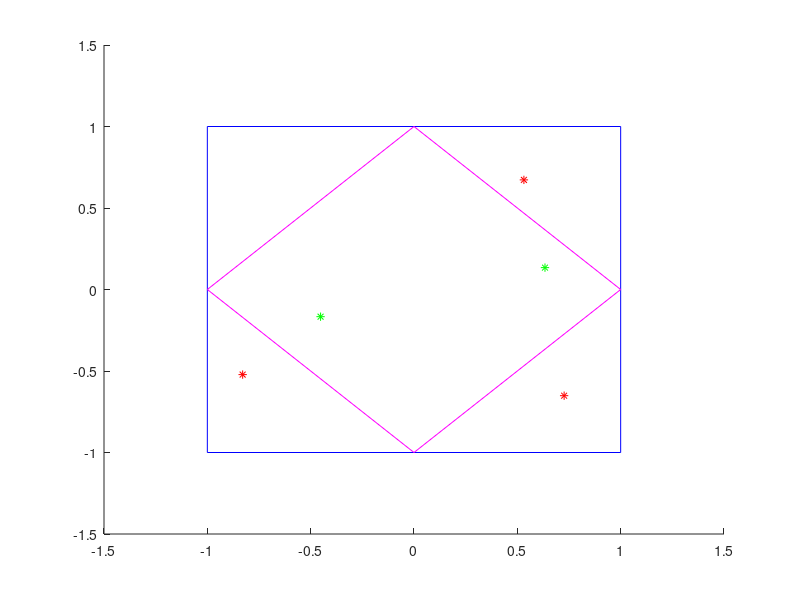

The MATLAB script that drew this image:
x1 = 1;y1 = 0;
x2 = 0;y2 = - 1;
x3 = -1;y3 = 0;
x4 = 0;y4 = 1;

#square draw
line ([-1 1], [1 1], "linestyle", "-", "color", "b");
line ([1 1], [-1 1], "linestyle", "-", "color", "b");
line ([-1 1], [-1 -1], "linestyle", "-", "color", "b");
line ([-1 -1], [-1 1], "linestyle", "-", "color", "b");
hold on;

#parallelogram draw
line ([0 1], [1 0], "linestyle", "-", "color", "m");
line ([1 0], [0 -1], "linestyle", "-", "color", "m");
line ([0 -1], [-1 0], "linestyle", "-", "color", "m");
line ([-1 0], [0 1], "linestyle", "-", "color", "m");
hold on;

axis([-1.5 1.5 -1.5 1.5]);

#calculate area of parallelogram

area_of_parallelogram = abs((x1 * (y2 - y3) + x2 * (y3 - y1) +  
       x3 * (y1 - y2)) / 2.0) + abs((x1 * (y3 - y4) + 
       x3 * (y4 - y1) + x4 * (y1 - y3)) / 2.0);

prompt = 'Enter trials number : ';
n = input(prompt);
hit = 0;
for i = 1:n
  x_rand = rand()*(x1-x3)+x3;
  y_rand = rand()*(y4-y2)+y2;
  
  area_of_point = abs((x_rand * (y1 - y2) + x1 * (y2 - y_rand) +  
       x2 * (y_rand - y1)) / 2.0) + abs((x_rand * (y2 - y3) + x2 * (y3 - y_rand) +  
       x3 * (y_rand - y2)) / 2.0) + abs((x_rand * (y3 - y4) + x3 * (y4 - y_rand) +  
       x4 * (y_rand - y3)) / 2.0) + abs((x_rand * (y4 - y1) + x4 * (y1 - y_rand) +  
       x1 * (y_rand - y4)) / 2.0);
  if ( area_of_parallelogram >= area_of_point )
    hit = hit + 1;
    plot(x_rand,y_rand,'g*');
    hold on;
  else
    plot(x_rand,y_rand,'r*');
    hold on;
  end
end
area_of_rect = (x1-x3) * (y4 - y2)
result = (hit/n)*area_of_rect


